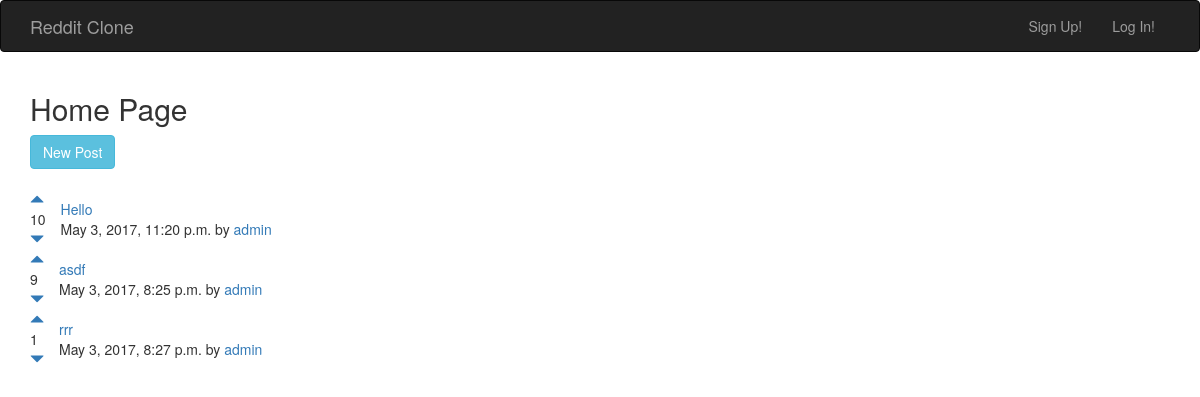
The page / on the database its author committed.
### posts/models.py (models this page shows, shortened)
class Post(models.Model):
    title = models.CharField(max_length=200)
    url = models.TextField()
    datePublished = models.DateTimeField()
    author = models.ForeignKey(User)
    votesTotal = models.IntegerField(default=1)

### posts/views.py (the view)
# urls.py: 2. Add a URL to urlpatterns:  url(r'^$', views.home, name='home')
def home(request):
    posts = Post.objects.order_by('-votesTotal')
    return render(request, 'posts/home.html', {'posts': posts})

### posts/templates/posts/home.html (shortened to what this page needs)
{% extends 'base.html' %}
{%  block content %}
<h2>Home Page</h2>
<a class="btn btn-info" href="{% url 'posts:create' %}">New Post</a>
<br/>
<br/>
{% for post in posts.all %}
    <table>
        <tr>
            <td style="padding-right:15px;"><a href="#"  onClick="document.getElementById('upvote{{ post.id }}').submit()"><span class="glyphicon glyphicon-triangle-top" aria-hidden="true"></span></a><br/>{{ post.votesTotal }}<br/><a href="#"  onClick="document.getElementById('downvote{{ post.id }}').submit()"><span class="glyphicon glyphicon-triangle-bottom" aria-hidden="true"></span></a><br/></td>
            <td><a href="{{ post.url }}">{{ post.title }}</a><br/>{{ post.datePublished }} by <a href="{% url 'posts:userPosts' post.author.id %}">{{ post.author.username }}</a></td>
        </tr>
    </table>
{% endfor %}
{% endblock %}

### templates/base.html (shortened to what this page needs)
<!DOCTYPE html>
<html lang="en">
    <head>
    <link rel="stylesheet" href="https://maxcdn.bootstrapcdn.com/bootstrap/3.3.7/css/bootstrap.min.css">
    </head>
    <body>
        <nav class="navbar navbar-inverse">
            <div class="container">
                <div class="navbar-header">
                  <a class="navbar-brand" href="{% url 'home' %}">Reddit Clone</a>
                </div>
                <div class="collapse navbar-collapse" id="myNav">
                    <ul class="nav navbar-nav navbar-right">
                        {% if user.is_authenticated %}
                            <li><a href="#"  onClick="document.getElementById('logout').submit()">Log Out</a></li>
                            <form id="logout" method='POST' action="{% url 'accounts:logout' %}">
                                {% csrf_token %}
                                <input type="hidden">
                            </form>
                        {% else %}
                            <li><a href="{% url 'accounts:signup' %}">Sign Up!</a></li>
                            <li><a href="{% url 'accounts:login' %}">Log In!</a></li>
                        {% endif %}
                    </ul>
                </div>
            </div>
        </nav>
        <div class="container">
            {%  block content %}
            {% endblock %}
        </div>
    </body>
    <script src="https://maxcdn.bootstrapcdn.com/bootstrap/3.3.7/js/bootstrap.min.js"></script>  </body>
</html>

### rows shown on the page
Post: votesTotal "10", title "Hello", datePublished "May 3, 2017, 11:20 p.m.", author.username "admin"
Post: votesTotal "9", title "asdf", datePublished "May 3, 2017, 8:25 p.m.", author.username "admin"
Post: votesTotal "1", title "rrr", datePublished "May 3, 2017, 8:27 p.m.", author.username "admin"
